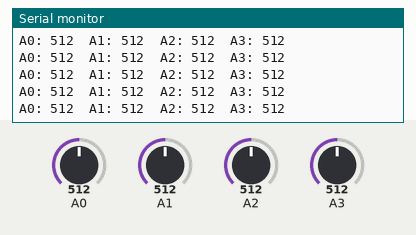
The sketch below on a simulated Arduino Uno, built with avr-gcc and run on an emulated ATmega328P. Parts: the last lines printed to the serial monitor. Inputs (shaded band) come from the test bench; at power-on: A0 = 512, A1 = 512, A2 = 512, A3 = 512.

Above: at 1.2 s.
1.3 s: A0 set to 716
At 1.56 s:
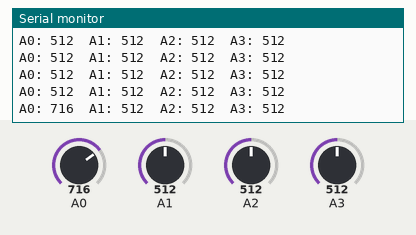
2.8 s: A1 set to 716
At 2.97 s:
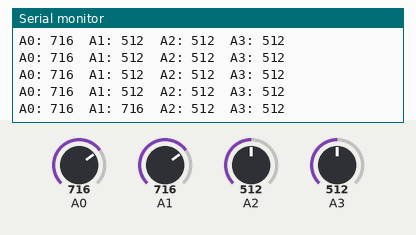
4.3 s: A2 set to 716
At 4.38 s:
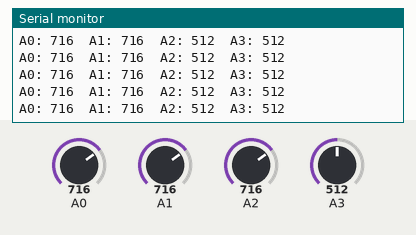
5.8 s: A3 set to 716
At 5.99 s:
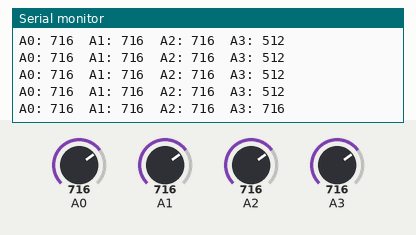
7.3 s: A0 set to 992
At 7.4 s:
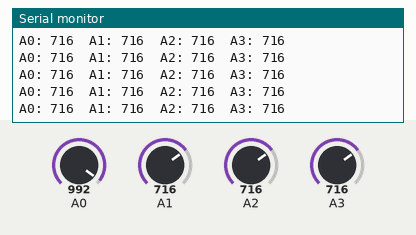
8.8 s: A1 set to 992
At 8.81 s:
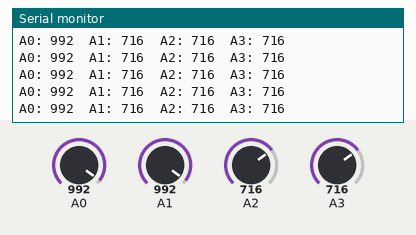
Timing chart, 0 to 11.3 s (numbered marks = the images above; inputs shaded):
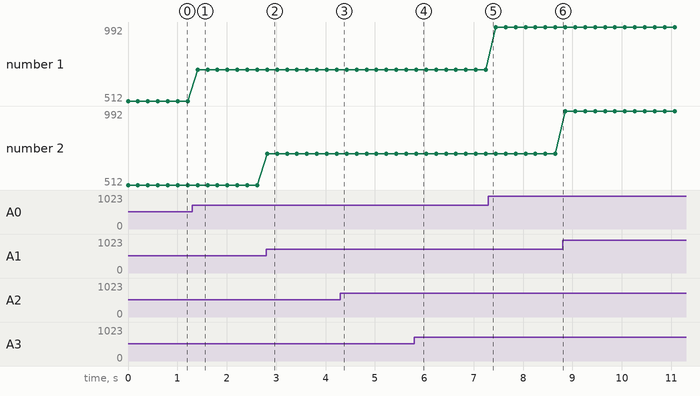

The sketch:

Sensors_test.ino
```cpp
void setup() {
  Serial.begin(9600);
}

void loop() {
  Serial.print("A0: ");
  Serial.print(analogRead(A0));
  Serial.print("  A1: ");
  Serial.print(analogRead(A1));
  Serial.print("  A2: ");
  Serial.print(analogRead(A2));
  Serial.print("  A3: ");
  Serial.println(analogRead(A3));

  delay(200);
}
```

Measured:
- after the input at 1.3 s, the serial monitor: prints a new line after 0.11 s (image 1)
- after the input at 2.8 s, the serial monitor: prints a new line at once (image 2)
- after the input at 5.8 s, the serial monitor: prints a new line at once (image 4)
- plotted number 1: 512 → 716 after the input at 1.3 s, 716 → 992 after the input at 7.3 s
